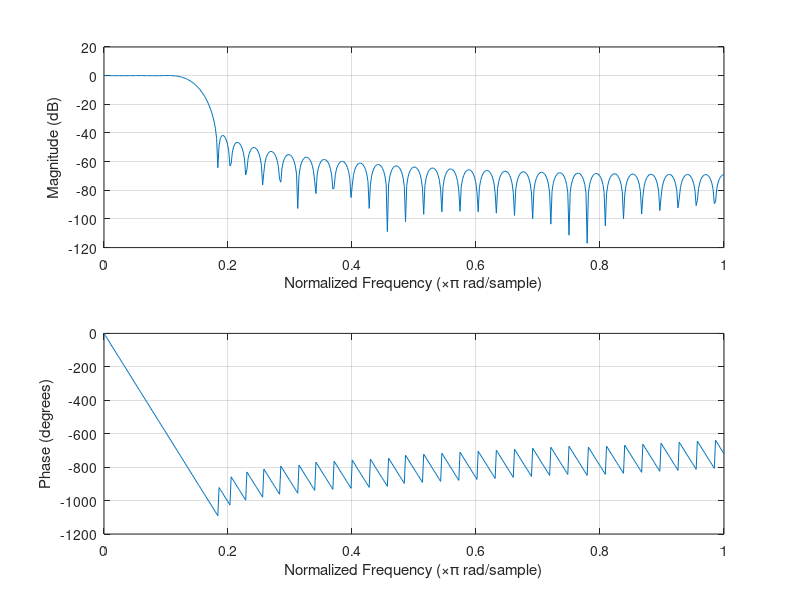

Source code (MATLAB): (Note: this script raises an error after producing the figure.)
fsamp = 44100;
fcuts = [2500 4000];
mags = [1 0];
devs = [0.05 0.01];

[n,Wn,beta,ftype] = kaiserord(fcuts,mags,devs,fsamp);
hh = fir1(n,Wn,ftype,kaiser(n+1,beta),'noscale');

freqz(hh)

a=[1 -1.883629051204415150166937564790714532137   0.895511519474980310917544557014480233192];
b=[1 -1.589358332001000961852810178243089467287 1];
c=filter(b,a,noisy);
sound(c,fs)
n=1804;
x=c(2:n:end);

figure
subplot(2,1,1)
stem(x)
title('Kaiser Stem')
xlabel('n')
ylabel('Magnitude')
subplot(2,1,2)
grpdelay(b,a)